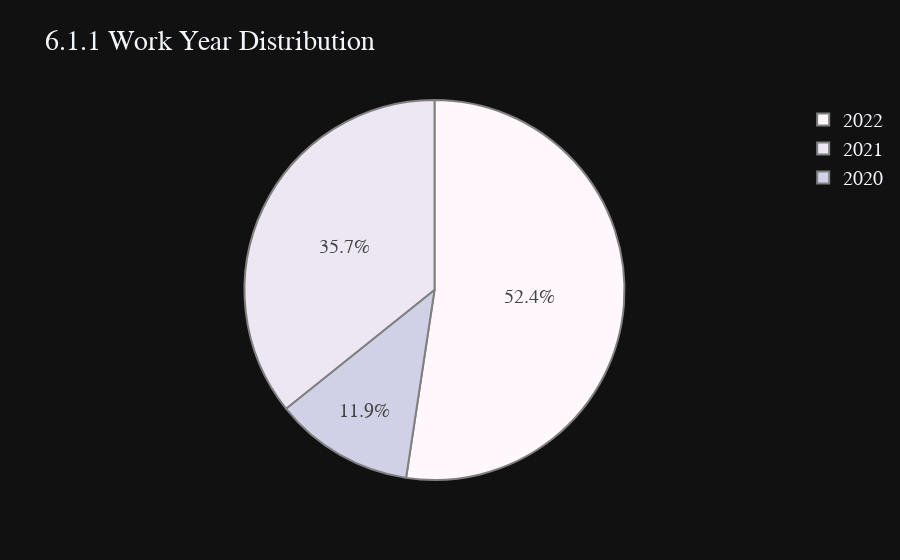

This figure's notebook cell:
### Code cell
work_year_count = df['work_year'].value_counts()
fig = px.pie(values=work_year_count.values,
            names=work_year_count.index,
            color_discrete_sequence=px.colors.sequential.PuBu,
            title='6.1.1 Work Year Distribution',
            template='plotly_dark')
fig.data[0].marker.line.width=2
fig.data[0].marker.line.color='gray'
fig.update_layout(font=dict(size=20, family="Franklin Gothic"))
fig.show()

### Figure 1 — Plotly figure (JSON) as saved in the notebook; plotly's stock layout.template omitted (floating-point values rounded to 4 significant figures)
{"data": [{"domain": {"x": [0, 1], "y": [0, 1]}, "hovertemplate": "label=%{label}<br>value=%{value}<extra></extra>", "labels": [2022, 2021, 2020], "legendgroup": "", "marker": {"line": {"color": "gray", "width": 2}}, "name": "", "showlegend": true, "type": "pie", "values": [318, 217, 72]}], "layout": {"font": {"family": "Franklin Gothic", "size": 20}, "legend": {"tracegroupgap": 0}, "piecolorway": ["rgb(255,247,251)", "rgb(236,231,242)", "rgb(208,209,230)", "rgb(166,189,219)", "rgb(116,169,207)", "rgb(54,144,192)", "rgb(5,112,176)", "rgb(4,90,141)", "rgb(2,56,88)"], "title": {"text": "6.1.1 Work Year Distribution"}}}
